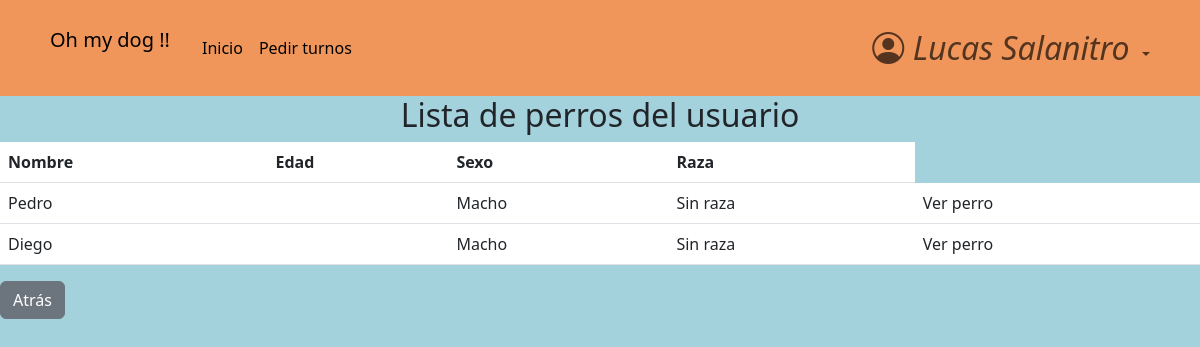
Page /dogs/hidden_dogs/2 (signed in) on the committed database.
### accounts/models.py (models this page shows, shortened)
class CustomUser(AbstractBaseUser, PermissionsMixin):
    email =                     models.EmailField(verbose_name="email", unique=True)    #.foreignKey ??
    name =                      models.CharField(max_length=25)   #slug es texto corto
    surname =                   models.CharField(max_length=30, blank=True, null=True)
    address =                   models.CharField(max_length=30, blank=True, null=True)
    telephone =                 models.SlugField(max_length=12, blank=True, null=True)
    is_active =                 models.BooleanField(default=True)
    is_staff =                  models.BooleanField(default=False)
    is_admin =                  models.BooleanField(default=False)
    last_login =                models.DateTimeField(verbose_name="last login", default=datetime.datetime.now)
    is_veterinario =            models.BooleanField(default=False)
    USERNAME_FIELD = "email"    #variable por la cual se ingresa, dice username pero seria como 'campo que representa el inicio de sesion'
    REQUIRED_FIELDS = ['name',]    #no permite registros si no tiene estos campos completos
    objects = CustomUserManager()
    def __str__(self):
        return self.name + ' ' + str(self.surname or '')

### dogs/models.py (models this page shows, shortened)
class Dog(models.Model):
    class Sex(models.TextChoices):
        macho = "Macho"
        hembra = "Hembra"
    class Breed(models.TextChoices):
        sin_raza = "Sin raza"
        coker = "Coker"
        pastor_aleman = "Pastor aleman"
        bulldog = "Bulldog"
        labrador = "Labrador"
        golden = "Golder"
        caniche = "Caniche"
        chihuahua = "Chihuahua"
        bulldog_frances = "Bulldog Frances"
        beagle = "Beagle"
        boxer = "Boxer"
        galgo = "Galgo"
        dalmata = "Dalmata"
        sharpei = "Shar pei"
    class Color(models.TextChoices):
        blanco = "Blanco"
        negro = "Negro"
        marron = "Marrón"
        blanco_y_negro = "Blanco y negro"
        otro = "Otro color"
    class Size(models.TextChoices):
        grande = "Grande"
        mediano = "Mediano"
        pequeño = "pequeño"
    def default_value():
        return '-'
    name = models.CharField(
        max_length=15
    )
    date_of_birth = models.DateField(
        null=True,
    )
    sex = models.CharField(
        max_length=10,
        choices=Sex.choices
    )
    breed = models.CharField(
        max_length=20,
        choices=Breed.choices
    )
    color = models.CharField(
        max_length=20,
        blank=True,
        choices=Color.choices,
        null=True,
    )
    size = models.CharField(
        max_length=10,
        null=True,
        blank=True,
    )
    description = models.TextField(
        max_length=100,
        blank=True,
        null=True,
    )
    hidden = models.BooleanField(default=False)
    owner = models.ForeignKey(
        CustomUser,
        blank=True,
        on_delete=models.CASCADE,
        null=True
    )

### dogs/views.py (the view)
# urls.py: path('hidden_dogs/<user_id>', views.hidden_dogs_view, name="hidden_dogs"),
@ login_required
def hidden_dogs_view(request, user_id):
    user = CustomUser.objects.get(id=user_id)
    hidden_dogs = user.dog_set.filter(hidden=True)
    context = {
        'user_id': user_id,
        'hidden_dogs': hidden_dogs,
    }
    return render(request, 'hidden_dogs_list.html', context)

### dogs/templates/hidden_dogs_list.html
{% extends 'base.html' %}
{% block content %}
<main>
    <h2 class="text-center">Lista de perros del usuario</h2>
                {% if hidden_dogs.exists %}
                  <table class="table table-hover">
                      <thead>
                          <tr>
                              <th>Nombre</th>
                              <th>Edad</th>
                              <th>Sexo</th>
                              <th>Raza</th>
                          </tr>
                      </thead>
                      <tbody>
                          {% for dog in hidden_dogs %}
                                <tr>
                                    <td>{{ dog.name }}</td>
                                    <td>{{ dog.age }}</td>
                                    <td>{{ dog.sex }}</td>
                                    <td>{{ dog.breed }}</td>
                                    <td>
                                      <a class="dropdown-item" href="{% url 'dog_profile' user_owner_id=user.id dog_id=dog.id %}">Ver perro</a>
                                    </td>
                                </tr>
                          {% endfor %}
                        </tbody>
                    </table>
                {% else %}
                    <tr>
                        No hay perros ocultos para este usuario
                    </tr>
                {% endif %}
        <div>
            <a href="{% url 'profile' user_id %}" class="btn btn-secondary">Atrás</a>
        </div>
</main>
{% endblock  %}

### pages/templates/base.html (shortened to what this page needs)
<!DOCTYPE html>
<html>
{% load static %}
<head>
    {% block css %}
        <link rel="stylesheet" href="https://cdn.jsdelivr.net/npm/bootstrap-icons@1.10.5/font/bootstrap-icons.css">
    <link href="https://cdn.jsdelivr.net/npm/bootstrap@5.3.0-alpha3/dist/css/bootstrap.min.css" rel="stylesheet">
    <link rel="stylesheet" href="{% static 'css/styles.css' %}">
    {% endblock css %}
</head>
<body>
    <header>
            <nav class="navbar navbar-expand-lg header-ar">
                <div class="container">
                    <p class="navbar-brand header__marca p-2">Oh my dog !!</p>
                    <div class="collapse navbar-collapse show " id="navbarBasic">
                        <ul class="navbar-nav me-auto mb-2 mb-lg-0">
                            <li class="nav-item">
                                <a class="nav-link active" aria-current="page" href="{% url 'home' %}">Inicio</a>
                            </li>
                            {% if user.is_authenticated %}
                                {% if user.is_veterinario %}
                                    <li class="nav-item">
                                        <a class="nav-link active" aria-current="page" href="{% url 'list_users' %}">Lista de Clientes</a>
                                    </li>
                                    <li class="nav-item">
                                        <a class="nav-link active" aria-current="page" href="{% url 'client_registration' %}">Registrar cliente</a>
                                    </li>
                                    <li class="nav-item">
                                        <a class="nav-link active" aria-current="page" href="{% url 'staffPanel' %}">Turnos</a>
                                    </li>
                                    <ul>
                                        <form class="d-flex" method=POST action="{% url 'search_user' %}">
                                            {% csrf_token %}
                                            <input type="search" class="form-control me-2" placeholder="Buscar Cliente" aria-label="Search" name="buscado">
                                            <button class="btn btn-outline-secondary" type="submit">Buscar</button>
                                        </form>
                                    </ul>
                                {% else %}
                                    <li class="nav-item">
                                        <a class="nav-link active" aria-current="page" href="{% url 'calendar' %}">Pedir turnos</a>
                                    </li>
                                {% endif %}
                                </ul>
                                    <ul class="navbar-nav mb-2 mb-lg-0 ">
                                        <li class="nav-item dropdown">
                                            <a class="nav-link dropdown-toggle icono-user" role="button" data-bs-toggle="dropdown" aria-expanded="False">
                                                {% if user.is_veterinario %}
                                                    <i class="bi bi-person-circle">
                                                        Veterinario
                                                    </i>
                                                {% else %}
                                                    <i class="bi bi-person-circle">
                                                        {{ user }}
                                                    </i>
                                                {% endif %}
                                            </a>
                                        </li>
                                    </ul>
                        {% endif %}
                </div>
            </div>
        </nav>
    </header>
{% block content %}
{% endblock content %}
</body>
</html>

### pages/static/css/styles.css (style rules this page uses)
html { box-sizing: border-box; font-size: 16px; scroll-behavior: smooth; }
body { margin: 0; padding: 0; overflow-x: hidden; background-color: #a4d2dc; }
a { text-decoration: none; }
.icono-user i { font-size: 2rem; }
.header-ar { background-color: #f0965b; padding: 1rem; }

### rows in the picture
CustomUser: name+surname "Lucas Salanitro"
Dog: name "Pedro", sex "Macho", breed "Sin raza"
Dog: name "Diego", sex "Macho", breed "Sin raza"
